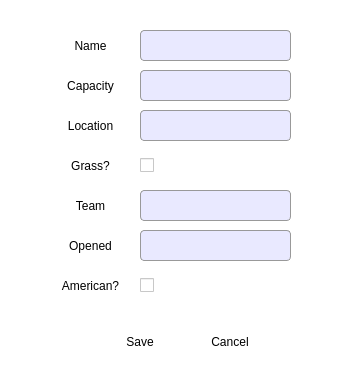
<?xml version="1.0" encoding="UTF-8"?>
<ui version="4.0">
 <class>StadiumEditPage</class>
 <widget class="QDialog" name="StadiumEditPage">
  <property name="geometry">
   <rect>
    <x>0</x>
    <y>0</y>
    <width>356</width>
    <height>372</height>
   </rect>
  </property>
  <property name="windowTitle">
   <string>Dialog</string>
  </property>
  <property name="styleSheet">
   <string notr="true">background-color:white</string>
  </property>
  <widget class="QLineEdit" name="nameInput">
   <property name="geometry">
    <rect>
     <x>140</x>
     <y>30</y>
     <width>151</width>
     <height>31</height>
    </rect>
   </property>
   <property name="styleSheet">
    <string notr="true">background-color:rgba(200, 200, 255, 100);color:black;padding: 5px; border: 1px solid #999; border-radius: 4px;</string>
   </property>
  </widget>
  <widget class="QLineEdit" name="capacityInput">
   <property name="geometry">
    <rect>
     <x>140</x>
     <y>70</y>
     <width>151</width>
     <height>31</height>
    </rect>
   </property>
   <property name="styleSheet">
    <string notr="true">background-color:rgba(200, 200, 255, 100);color:black;padding: 5px; border: 1px solid #999; border-radius: 4px;</string>
   </property>
  </widget>
  <widget class="QLineEdit" name="locationInput">
   <property name="geometry">
    <rect>
     <x>140</x>
     <y>110</y>
     <width>151</width>
     <height>31</height>
    </rect>
   </property>
   <property name="styleSheet">
    <string notr="true">background-color:rgba(200, 200, 255, 100);color:black;padding: 5px; border: 1px solid #999; border-radius: 4px;</string>
   </property>
  </widget>
  <widget class="QLabel" name="nameLabel">
   <property name="geometry">
    <rect>
     <x>50</x>
     <y>30</y>
     <width>81</width>
     <height>31</height>
    </rect>
   </property>
   <property name="styleSheet">
    <string notr="true">color:black </string>
   </property>
   <property name="text">
    <string>Name</string>
   </property>
   <property name="alignment">
    <set>Qt::AlignCenter</set>
   </property>
  </widget>
  <widget class="QLabel" name="capacityLabel">
   <property name="geometry">
    <rect>
     <x>50</x>
     <y>70</y>
     <width>81</width>
     <height>31</height>
    </rect>
   </property>
   <property name="styleSheet">
    <string notr="true">color:black </string>
   </property>
   <property name="text">
    <string>Capacity</string>
   </property>
   <property name="alignment">
    <set>Qt::AlignCenter</set>
   </property>
  </widget>
  <widget class="QLabel" name="locationLabel">
   <property name="geometry">
    <rect>
     <x>50</x>
     <y>110</y>
     <width>81</width>
     <height>31</height>
    </rect>
   </property>
   <property name="styleSheet">
    <string notr="true">color:black </string>
   </property>
   <property name="text">
    <string>Location</string>
   </property>
   <property name="alignment">
    <set>Qt::AlignCenter</set>
   </property>
  </widget>
  <widget class="QLabel" name="grassLabel">
   <property name="geometry">
    <rect>
     <x>50</x>
     <y>150</y>
     <width>81</width>
     <height>31</height>
    </rect>
   </property>
   <property name="styleSheet">
    <string notr="true">color:black </string>
   </property>
   <property name="text">
    <string>Grass?</string>
   </property>
   <property name="alignment">
    <set>Qt::AlignCenter</set>
   </property>
  </widget>
  <widget class="QLineEdit" name="teamInput">
   <property name="geometry">
    <rect>
     <x>140</x>
     <y>190</y>
     <width>151</width>
     <height>31</height>
    </rect>
   </property>
   <property name="styleSheet">
    <string notr="true">background-color:rgba(200, 200, 255, 100);color:black;padding: 5px; border: 1px solid #999; border-radius: 4px;</string>
   </property>
   <property name="text">
    <string/>
   </property>
  </widget>
  <widget class="QLabel" name="teamLabel">
   <property name="geometry">
    <rect>
     <x>50</x>
     <y>190</y>
     <width>81</width>
     <height>31</height>
    </rect>
   </property>
   <property name="styleSheet">
    <string notr="true">color:black </string>
   </property>
   <property name="text">
    <string>Team</string>
   </property>
   <property name="alignment">
    <set>Qt::AlignCenter</set>
   </property>
  </widget>
  <widget class="QLineEdit" name="openedInput">
   <property name="geometry">
    <rect>
     <x>140</x>
     <y>230</y>
     <width>151</width>
     <height>31</height>
    </rect>
   </property>
   <property name="styleSheet">
    <string notr="true">background-color:rgba(200, 200, 255, 100);color:black;padding: 5px; border: 1px solid #999; border-radius: 4px;</string>
   </property>
   <property name="text">
    <string/>
   </property>
  </widget>
  <widget class="QLabel" name="openedLabel">
   <property name="geometry">
    <rect>
     <x>50</x>
     <y>230</y>
     <width>81</width>
     <height>31</height>
    </rect>
   </property>
   <property name="styleSheet">
    <string notr="true">color:black </string>
   </property>
   <property name="text">
    <string>Opened</string>
   </property>
   <property name="alignment">
    <set>Qt::AlignCenter</set>
   </property>
  </widget>
  <widget class="QLabel" name="americanLabel">
   <property name="geometry">
    <rect>
     <x>50</x>
     <y>270</y>
     <width>81</width>
     <height>31</height>
    </rect>
   </property>
   <property name="styleSheet">
    <string notr="true">color:black </string>
   </property>
   <property name="text">
    <string>American?</string>
   </property>
   <property name="alignment">
    <set>Qt::AlignCenter</set>
   </property>
  </widget>
  <widget class="QCheckBox" name="grassCheckbox">
   <property name="geometry">
    <rect>
     <x>140</x>
     <y>150</y>
     <width>151</width>
     <height>31</height>
    </rect>
   </property>
   <property name="styleSheet">
    <string notr="true"/>
   </property>
   <property name="text">
    <string/>
   </property>
   <property name="checked">
    <bool>false</bool>
   </property>
  </widget>
  <widget class="QCheckBox" name="americanCheckbox">
   <property name="geometry">
    <rect>
     <x>140</x>
     <y>270</y>
     <width>151</width>
     <height>31</height>
    </rect>
   </property>
   <property name="styleSheet">
    <string notr="true"/>
   </property>
   <property name="text">
    <string/>
   </property>
  </widget>
  <widget class="QPushButton" name="cancelBtn">
   <property name="geometry">
    <rect>
     <x>190</x>
     <y>330</y>
     <width>80</width>
     <height>24</height>
    </rect>
   </property>
   <property name="styleSheet">
    <string notr="true">border:none</string>
   </property>
   <property name="text">
    <string>Cancel</string>
   </property>
  </widget>
  <widget class="QPushButton" name="saveBtn">
   <property name="geometry">
    <rect>
     <x>100</x>
     <y>330</y>
     <width>80</width>
     <height>24</height>
    </rect>
   </property>
   <property name="styleSheet">
    <string notr="true">border:none</string>
   </property>
   <property name="text">
    <string>Save</string>
   </property>
  </widget>
 </widget>
 <resources/>
 <connections/>
</ui>
